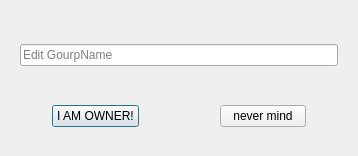
<?xml version="1.0" encoding="UTF-8"?>
<ui version="4.0">
 <class>createGroupDialog</class>
 <widget class="QDialog" name="createGroupDialog">
  <property name="geometry">
   <rect>
    <x>0</x>
    <y>0</y>
    <width>358</width>
    <height>156</height>
   </rect>
  </property>
  <property name="windowTitle">
   <string>Dialog</string>
  </property>
  <layout class="QHBoxLayout" name="horizontalLayout" stretch="3">
   <item>
    <widget class="QWidget" name="widget_2" native="true">
     <layout class="QVBoxLayout" name="verticalLayout">
      <item>
       <widget class="QWidget" name="widget_3" native="true"/>
      </item>
      <item>
       <widget class="QLineEdit" name="lineEdit">
        <property name="placeholderText">
         <string>Edit GourpName</string>
        </property>
       </widget>
      </item>
      <item>
       <widget class="QWidget" name="widget_4" native="true"/>
      </item>
      <item>
       <widget class="QWidget" name="widget" native="true">
        <layout class="QHBoxLayout" name="horizontalLayout_2" stretch="1,5,4,5,1">
         <item>
          <widget class="QWidget" name="widget_6" native="true"/>
         </item>
         <item>
          <widget class="QPushButton" name="confirmBtn">
           <property name="text">
            <string>I AM OWNER!</string>
           </property>
          </widget>
         </item>
         <item>
          <widget class="QWidget" name="widget_5" native="true"/>
         </item>
         <item>
          <widget class="QPushButton" name="exitBtn">
           <property name="text">
            <string>never mind</string>
           </property>
          </widget>
         </item>
         <item>
          <widget class="QWidget" name="widget_7" native="true"/>
         </item>
        </layout>
       </widget>
      </item>
     </layout>
    </widget>
   </item>
  </layout>
 </widget>
 <resources/>
 <connections/>
</ui>
